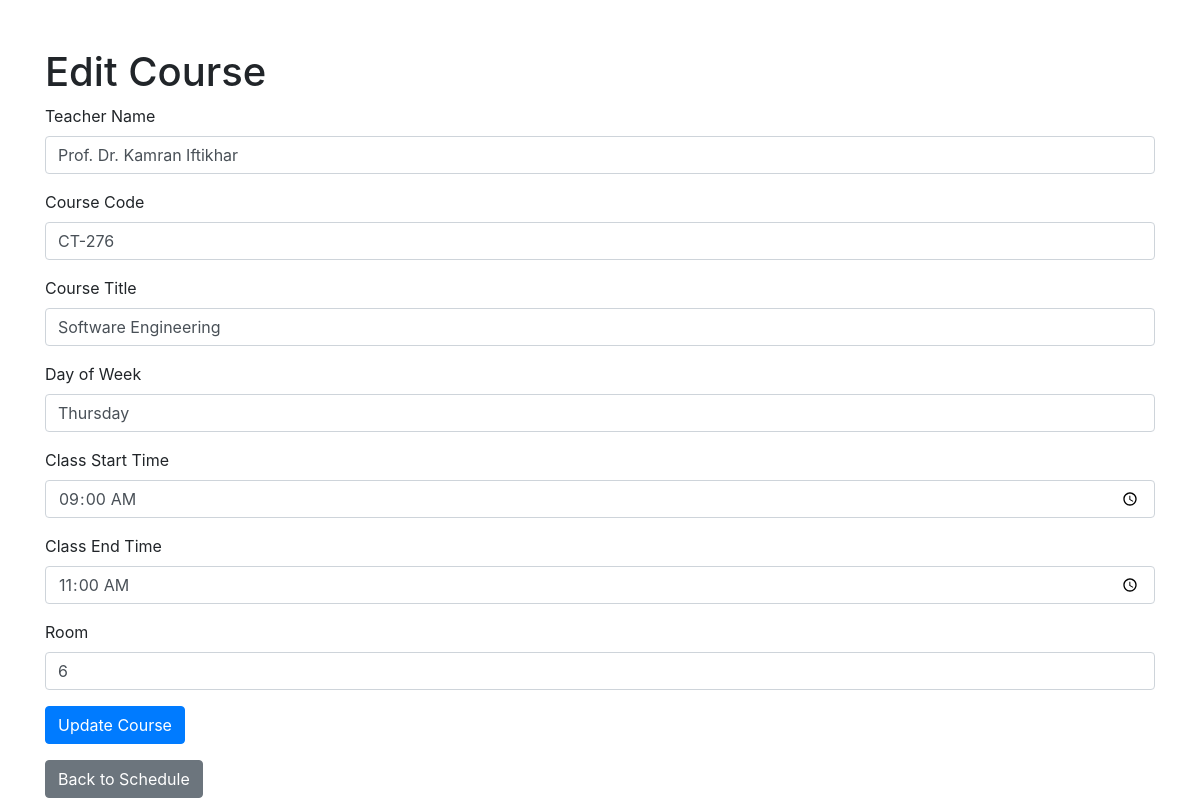
Page /edit/2 on the committed database.
### tables this page shows
CREATE TABLE course_schedule (
        id INTEGER PRIMARY KEY AUTOINCREMENT,
        teacher_name TEXT NOT NULL,
        course_code TEXT NOT NULL,
        course_title TEXT NOT NULL,
        day_of_week TEXT NOT NULL,
        class_start_time TIME NOT NULL,
        class_end_time TIME NOT NULL,
        room INTEGER NOT NULL
    );

### app.py (the view)
@app.route('/edit/<int:id>', methods=['GET', 'POST'])
def edit_course(id):
    try:
        with get_db_connection() as conn:
            if conn:
                cursor = conn.cursor()
                cursor.execute("SELECT * FROM course_schedule WHERE id = ?", (id,))
                course = cursor.fetchone()
                if request.method == 'POST':
                    teacher_name = request.form['teacher_name']
                    course_code = request.form['course_code']
                    course_title = request.form['course_title']
                    day_of_week = request.form['day_of_week']
                    class_start_time = request.form['class_start_time']
                    class_end_time = request.form['class_end_time']
                    room = request.form['room']
                    cursor.execute("""
                        UPDATE course_schedule
                        SET teacher_name = ?, course_code = ?, course_title = ?,
                            day_of_week = ?, class_start_time = ?, class_end_time = ?, room = ?
                        WHERE id = ?""", (teacher_name, course_code, course_title, day_of_week,
                                          class_start_time, class_end_time, room, id))
                    conn.commit()
                    flash("Course updated successfully.", "success")
                    return redirect(url_for('course_schedule'))
                else:
                    return render_template('edit_course.html', course=course)
            else:
                raise sqlite3.Error("Failed to connect to the database")
    except sqlite3.Error as e:
        flash(f"Error updating course: {e}", "danger")
        return redirect(url_for('course_schedule'))

### app.py (called while the page is built)
def get_db_connection():
    try:
        conn = sqlite3.connect('university_schedule.db')  # Connect to the database file
        conn.row_factory = sqlite3.Row  # Allows rows to behave like dictionaries
        return conn
    except sqlite3.Error as e:
        print(f"Database connection error: {e}")
        flash(f"Database error: {e}", "danger")
        return None

### templates/edit_course.html (shortened to what this page needs)
<!DOCTYPE html>
<html lang="en">
<head>
    <link rel="stylesheet" href="https://stackpath.bootstrapcdn.com/bootstrap/4.5.2/css/bootstrap.min.css">
</head>
<body>
    <div class="container mt-5">
        <h1>Edit Course</h1>
        <form method="POST">
            <div class="form-group mb-3">
                <label for="teacher_name">Teacher Name</label>
                <input type="text" name="teacher_name" class="form-control" value="{{ course.teacher_name }}" required>
            </div>
            <div class="form-group mb-3">
                <label for="course_code">Course Code</label>
                <input type="text" name="course_code" class="form-control" value="{{ course.course_code }}" required>
            </div>
            <div class="form-group mb-3">
                <label for="course_title">Course Title</label>
                <input type="text" name="course_title" class="form-control" value="{{ course.course_title }}" required>
            </div>
            <div class="form-group mb-3">
                <label for="day_of_week">Day of Week</label>
                <input type="text" name="day_of_week" class="form-control" value="{{ course.day_of_week }}" required>
            </div>
            <div class="form-group mb-3">
                <label for="class_start_time">Class Start Time</label>
                <input type="time" name="class_start_time" class="form-control" value="{{ course.class_start_time }}" required>
            </div>
            <div class="form-group mb-3">
                <label for="class_end_time">Class End Time</label>
                <input type="time" name="class_end_time" class="form-control" value="{{ course.class_end_time }}" required>
            </div>
            <div class="form-group mb-3">
                <label for="room">Room</label>
                <input type="text" name="room" class="form-control" value="{{ course.room }}" required>
            </div>
            <button type="submit" class="btn btn-primary">Update Course</button>
        </form>
        <a href="{{ url_for('index') }}" class="btn btn-secondary mt-3">Back to Schedule</a>
    </div>
</body>
</html>

### rows in the picture
course_schedule: teacher_name "Prof. Dr. Kamran Iftikhar", course_code "CT-276", course_title "Software Engineering", day_of_week "Thursday", class_start_time "09:00", class_end_time "11:00", room "6"
